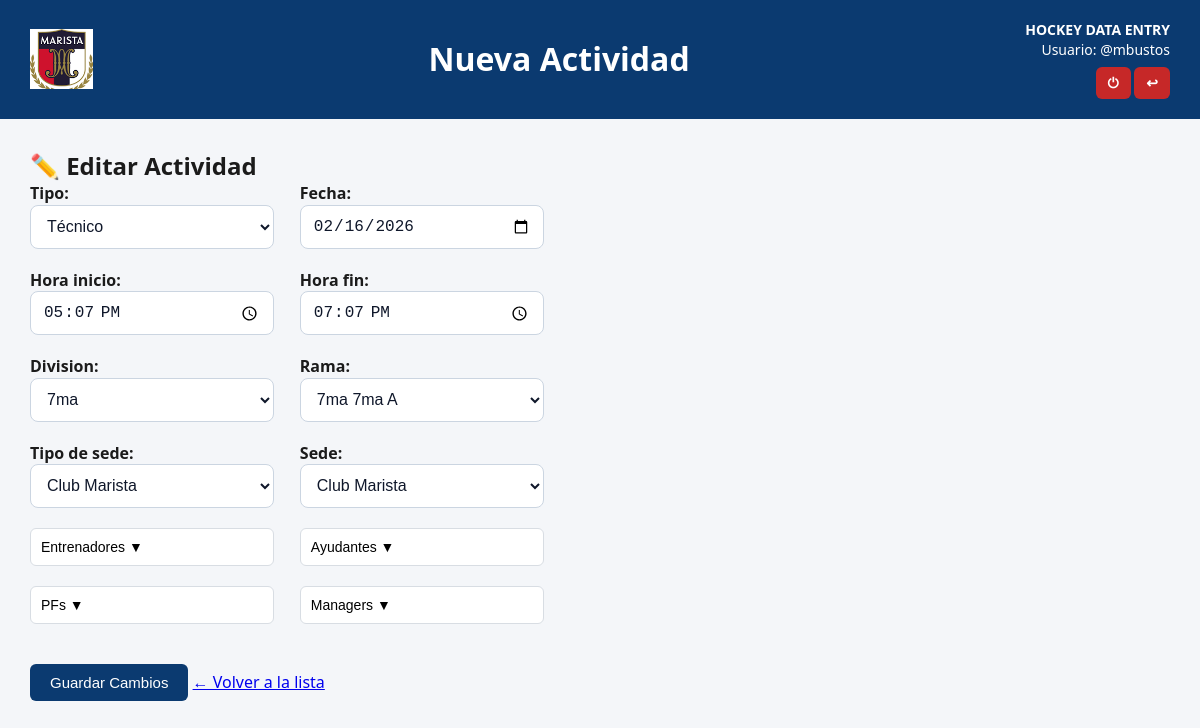
Page /nueva_actividad/editar/138/ (signed in) on the committed database.
### app_club/models.py (models this page shows, shortened)
class Actividad(models.Model):
    TIPO = [
        ('Técnico', 'Técnico'),
        ('Físico', 'Físico'),
        ('Partido', 'Partido'),
        ('Otra', 'Otra'),
    ]
    tipo = models.CharField(max_length=20, choices=TIPO)
    fecha = models.DateField()
    hora_inicio = models.TimeField()
    hora_fin = models.TimeField()
    division = models.ForeignKey(Division, on_delete=models.CASCADE)
    rama = models.ForeignKey(Rama, on_delete=models.CASCADE)
    sede = models.ForeignKey(
        Sede,
        on_delete=models.PROTECT,
        related_name="actividades",
        null=True,      # 👈 CLAVE
        blank=True
    )
    entrenadores = models.ManyToManyField(Entrenador, blank=True)
    ayudantes = models.ManyToManyField(Ayudante, blank=True)
    pfs = models.ManyToManyField(PF, blank=True)
    managers = models.ManyToManyField(Manager, blank=True)
    creado_por = models.ForeignKey(User, on_delete=models.SET_NULL, null=True, blank=True, related_name="actividades_creadas")
    creado_el = models.DateTimeField(default=timezone.now)
    modificado_por = models.ForeignKey(User, on_delete=models.SET_NULL, null=True, blank=True, related_name="actividades_modificadas")
    modificado_el = models.DateTimeField(auto_now=True)

### app_club/views.py (the view, shortened to what this page needs)
# urls.py: path("nueva_actividad/editar/<int:id>/",views.editar_actividad,name="editar_actividad"), #FUNCION DE EDITAR ACTIVIDAD
@login_required
def editar_actividad(request, id):
    actividad = get_object_or_404(Actividad, id=id)
    form = ActividadForm(request.POST or None,instance=actividad,user=request.user)
    return render(
        request,
        "app_club/nueva_actividad.html",
        {
            "form": form,
            "actividad": actividad,
            "editing": True,   # 👈 útil si después querés cambiar títulos/botones
        }
    )

### app_club/models.py (called while the page is built)
    def __str__(self):
        return self.nombre

    def __str__(self):
        return f"{self.division.nombre} {self.nombre}"

    def __str__(self):
        return self.nombre

### app_club/templates/app_club/nueva_actividad.html (shortened to what this page needs)
<!DOCTYPE html>
<html lang="es">
{% load static %}
<head>
    <link rel="stylesheet" href="{% static 'app_club/css/style_actividad.css' %}">
</head>
<body>
<div class="header">
    <img src="{% static 'img/logo_club.png' %}" alt="Logo">
    <h1> Nueva Actividad</h1>
    <div class="right-info">
        <div><strong>HOCKEY DATA ENTRY</strong></div>
        <div>Usuario: {{ user.username }}</div>
         <div>
            <a href="{% url 'logout' %}" class="logout-link">⏻</a>
            <a href="{% url 'app_club:areas' %}" class="logout-link">↩</a>
        </div>
    </div>
</div>
<div class="layout">
    <div class="card-actividad">
        <h2>
            {% if editing %}
                ✏️ Editar Actividad
            {% else %}
                ➕ Nueva Actividad
            {% endif %}
        </h2>
        <form method="post">
            <div class="form-2col">
                <div>
                    {{ form.tipo.label_tag }}
                    {{ form.tipo }}
                </div>
                <div>
                    {{ form.fecha.label_tag }}
                    {{ form.fecha }}
                </div>
            </div>
            <div class="form-2col">
                <div>
                    {{ form.hora_inicio.label_tag }}
                    {{ form.hora_inicio }}
                </div>
                <div>
                    {{ form.hora_fin.label_tag }}
                    {{ form.hora_fin }}
                </div>
            </div>
            <div class="form-2col">
                <div>
                    {{ form.division.label_tag }}
                    {{ form.division }}
                </div>
                <div>
                    {{ form.rama.label_tag }}
                    {{ form.rama }}
                </div>
            </div>
            <div class="form-2col">
                <div>
                    {{ form.sede_tipo.label_tag }}
                    {{ form.sede_tipo }}
                </div>
                <div>
                    {{ form.sede.label_tag }}
                    {{ form.sede }}
                </div>
            </div>
            <div class="form-2col">
                <div class="multi" onclick="this.classList.toggle('open')">
                    <button type="button">Entrenadores ▼</button>
                </div>
                <div class="multi" onclick="this.classList.toggle('open')">
                    <button type="button">Ayudantes ▼</button>
                </div>
            </div>
            <div class="form-2col">
                <div class="multi" onclick="this.classList.toggle('open')">
                    <button type="button">PFs ▼</button>
                </div>
                <div class="multi" onclick="this.classList.toggle('open')">
                    <button type="button">Managers ▼</button>
                </div>
            </div>
            <button type="submit" class="btn">
                {% if editing %}
                    Guardar Cambios
                {% else %}
                    Guardar Actividad
                {% endif %}
            </button>
            {% if editing %}
                <a href="{% url 'app_club:lista_actividades' %}" class="btn-link">
                    ← Volver a la lista
                </a>
            {% endif %}
        </form>
    </div>
</div>
</body>
</html>

### app_club/static/app_club/css/style_actividad.css (style rules this page uses)
* { box-sizing: border-box; margin: 0; padding: 0; }
body { font-family: "Segoe UI", Arial, sans-serif; background: #F4F6F9; color: #1B1B1B; line-height: 1.4; }
.header { background: #0B3A70; color: white; padding: 20px 30px; display: flex; align-items: center; justify-content: space-between; }
.header img { height: 60px; }
.header h1 { font-size: 32px; font-weight: 700; flex: 1; text-align: center; }
.right-info { text-align: right; font-size: 14px; }
.logout-link { margin-top: 8px; display: inline-block; background: #C62828; color: white; padding: 6px 12px; border-radius: 6px; text-decoration: none; font-weight: bold; }
.layout { display: flex; gap: 30px; padding: 30px; }
.form-2col { display: grid; grid-template-columns: 1fr 1fr; gap: 20px 26px; margin-bottom: 20px; }
.form-2col label { font-weight: 600; margin-bottom: 4px; }
input[type="text"], input[type="date"], input[type="number"], select { width: 100%; padding: 9px 10px; border: 1px solid #D8DDE3; border-radius: 6px; background: white; font-size: 14px; }
.multi { position: relative; }
.multi button { width: 100%; padding: 10px; background: white; border: 1px solid #D8DDE3; border-radius: 6px; font-size: 14px; cursor: pointer; display: flex; justify-content: space-between; }
.btn { background: #0B3A70; color: white; border: none; padding: 10px 20px; border-radius: 6px; cursor: pointer; font-size: 15px; margin-top: 20px; }
input[type="date"], input[type="time"], select { width: 100%; height: 44px; padding: 8px 12px; font-size: 16px; border: 1px solid #cbd5e1; border-radius: 8px; background-color: #ffffff; color: #0f172a; box-sizing: border-box; }

### rows in the picture
Actividad: tipo "Técnico", fecha "02/16/2026", hora_inicio "17:07:00", hora_fin "19:07:00", division "7ma", rama "7ma 7ma A", sede "Club Marista"

### other values in the picture
{{ user.username }} "@mbustos"
